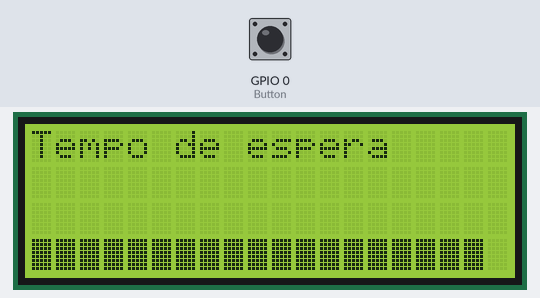
Bench run of a program on a simulated ESP32. Parts: 20×4 character LCD. Inputs (shaded band) come from the test bench; at power-on: GPIO 0 (Button) HIGH.

Above: at 5.4 s.
5.5 s: GPIO 0 (Button) pulled LOW for 1.25 s
At 6.9 s:
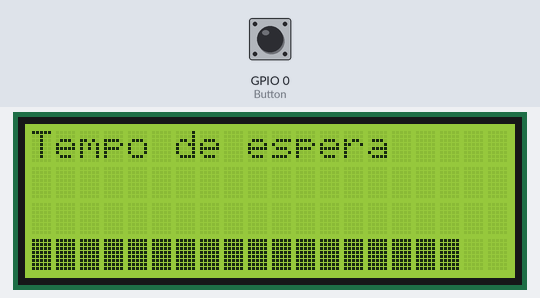
10.8 s: GPIO 0 (Button) pulled LOW for 3.2 s
At 25.4 s:
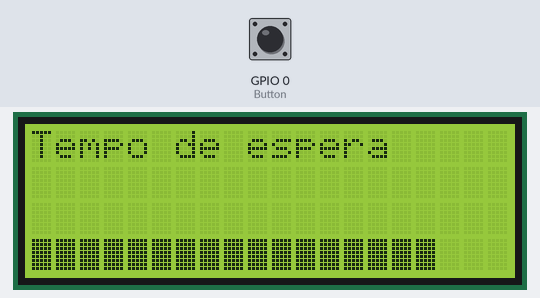
Timing chart, 0 to 26.9 s (numbered marks = the images above; inputs shaded):
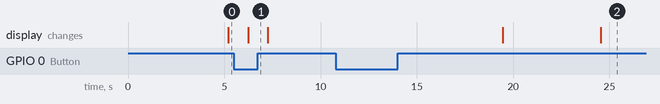

The program:

main.cpp
```cpp
#include <Arduino.h>
#include "displayLCD.h"

#define Button 0
int contador = 100;

void setup()
{
    pinMode(Button, INPUT_PULLUP);
    inicializaLCD();
}

void loop()
{
    temporizador(3, contador, 100);
    if (digitalRead(Button) == LOW)
    {
        contador = 100;
    }
    if (contador > 0)
        contador--;
    else
        contador = 100;

    delay(1000);
}
```

displayLCD.h
```cpp
#include <Arduino.h>
void inicializaLCD();
void temporizador(byte linha, int tempo, int tempoTotal);
void ResetaButton();
```

displayLCD.cpp
```cpp
#include <Arduino.h>
#include "displayLCD.h"
#include <LiquidCrystal_I2C.h>


LiquidCrystal_I2C lcd(0x27 ,20,4);


byte vintePorCento[] = {
  B10000,
  B10000,
  B10000,
  B10000,
  B10000,
  B10000,
  B10000,
  B10000
};

byte quarentaPorCento[] = {
  B11000,
  B11000,
  B11000,
  B11000,
  B11000,
  B11000,
  B11000,
  B11000
};


byte sessentaPorCento[] = {
  B11100,
  B11100,
  B11100,
  B11100,
  B11100,
  B11100,
  B11100,
  B11100
};


byte oitentaporCento[] = {
  B11110,
  B11110,
  B11110,
  B11110,
  B11110,
  B11110,
  B11110,
  B11110
};


void inicializaLCD ()
{
    lcd.init();
    lcd.backlight();
    lcd.print("Tempo de espera");
    lcd.createChar(0, vintePorCento);
    lcd.createChar(1, quarentaPorCento);
    lcd.createChar(2, sessentaPorCento);
    lcd.createChar(3, oitentaporCento);
}

void temporizador(byte linha, int tempo, int tempoTotal)
{
 lcd.setCursor(0, linha);
 byte blocosPreenchidos = tempo * 20 / tempoTotal;
 byte blocoParcial = tempo * 20 %  tempoTotal;

for(int i = 0; i < blocosPreenchidos; i++)
{
    lcd.write(byte(255));
}

for(int i = blocosPreenchidos + (blocoParcial > 0 ? 1 : 0); i < 20; i++)
{
    lcd.print(" ");
}

}
```
